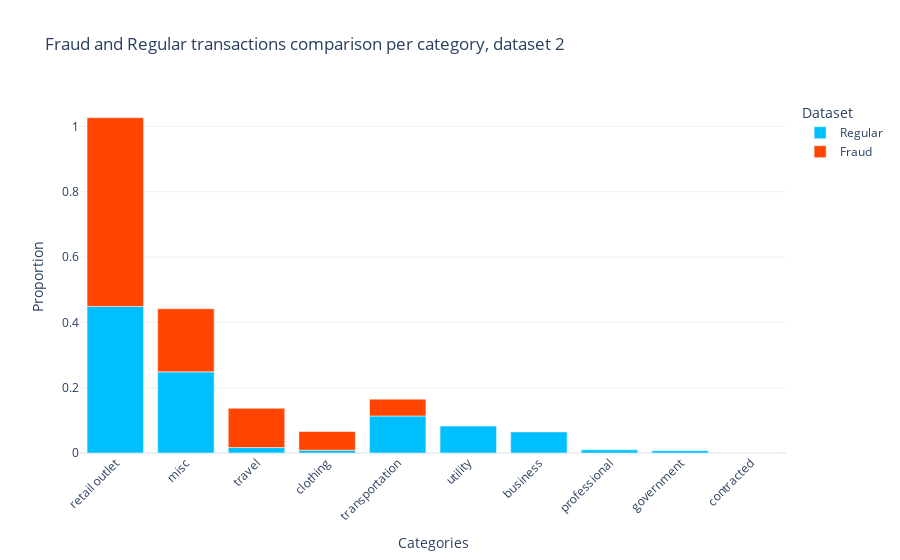

Source (notebook cell):
### Markdown cell above
Dataset's count difference between fraud, and regular transactions is too large, consequently fraud count gets lost in visualizations. To make data clearly visible in the visualizations instead of plotting raw counts, we will represent the normalized count of each category within the dataset. This allows us to compare the relative distribution of categories without being affected by the absolute count values.

### Code cell
# Preparing normalized representation of the categories
fraud_category2 = fraud_transactions2[['Category']].copy()
nonfraud_category2 = nonfraud_transactions2[['Category']].copy()

counts1 = fraud_category2['Category'].value_counts()
counts2 = nonfraud_category2['Category'].value_counts()

total1 = len(fraud_category2)
total2 = len(nonfraud_category2)
proportions1 = counts1 / total1
proportions2 = counts2 / total2

proportional_data = pd.DataFrame({
    'Category': proportions2.index.tolist() + proportions1.index.tolist(),
    'Dataset': ['Regular'] * len(proportions2) + ['Fraud'] * len(proportions1),
    'Proportion': proportions2.tolist() + proportions1.tolist()
})

# Visualization of data
color_map = {'Regular': 'deepskyblue', 'Fraud': 'orangered', }

fig = px.bar(proportional_data, x='Category', y='Proportion', color='Dataset', color_discrete_map=color_map,
             title='Fraud and Regular transactions comparison per category, dataset 2',
             labels={'Category': 'Categories', 'Proportion': 'Proportion'},
             category_orders={"Category": list(proportions1.index)},  # Ensure proper category order
             template='plotly_white')

fig.update_xaxes(tickangle=-45)

fig.show()

### Figure 1 — Plotly figure (JSON) as saved in the notebook; plotly's stock layout.template omitted (floating-point values rounded to 4 significant figures)
{"data": [{"alignmentgroup": "True", "hovertemplate": "Dataset=Regular<br>Categories=%{x}<br>Proportion=%{y}<extra></extra>", "legendgroup": "Regular", "marker": {"color": "deepskyblue", "pattern": {"shape": ""}}, "name": "Regular", "offsetgroup": "Regular", "orientation": "v", "showlegend": true, "textposition": "auto", "type": "bar", "x": ["retail outlet", "misc", "transportation", "utility", "business", "travel", "professional", "clothing", "government", "contracted"], "xaxis": "x", "y": [0.4487, 0.2485, 0.1134, 0.08236, 0.06448, 0.01674, 0.009697, 0.008749, 0.007212, 0.0002561], "yaxis": "y"}, {"alignmentgroup": "True", "hovertemplate": "Dataset=Fraud<br>Categories=%{x}<br>Proportion=%{y}<extra></extra>", "legendgroup": "Fraud", "marker": {"color": "orangered", "pattern": {"shape": ""}}, "name": "Fraud", "offsetgroup": "Fraud", "orientation": "v", "showlegend": true, "textposition": "auto", "type": "bar", "x": ["retail outlet", "misc", "travel", "clothing", "transportation"], "xaxis": "x", "y": [0.5782, 0.1931, 0.1201, 0.05705, 0.05156], "yaxis": "y"}], "layout": {"autosize": true, "barmode": "relative", "legend": {"title": {"text": "Dataset"}, "tracegroupgap": 0}, "title": {"text": "Fraud and Regular transactions comparison per category, dataset 2"}, "xaxis": {"anchor": "y", "autorange": true, "categoryarray": ["retail outlet", "misc", "travel", "clothing", "transportation"], "categoryorder": "array", "domain": [0, 1], "range": [-0.5, 9.5], "tickangle": -45, "title": {"text": "Categories"}, "type": "category"}, "yaxis": {"anchor": "x", "autorange": true, "domain": [0, 1], "range": [0, 1.081], "title": {"text": "Proportion"}, "type": "linear"}}}
